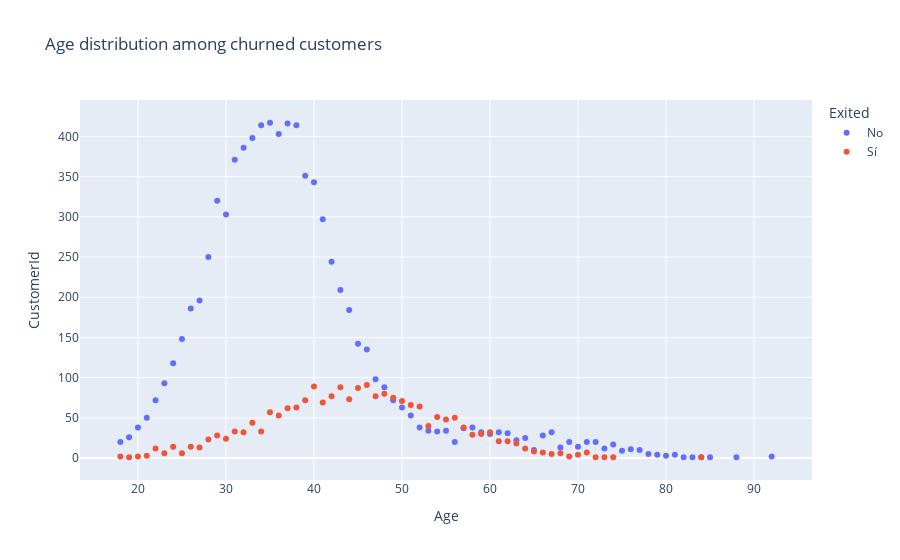

Here is the notebook cell this chart was saved with:
### Code cell
#creamos un gráfico para ver la relación entre la edad y los clientes que se fueron
fig = px.scatter(Age_df, x='Age', y='CustomerId', color='Exited', title='Age distribution among churned customers')
fig.show()

### Figure 1 — Plotly figure (JSON) as saved in the notebook; plotly's stock layout.template omitted (floating-point values rounded to 4 significant figures)
{"data": [{"hovertemplate": "Exited=No<br>Age=%{x}<br>CustomerId=%{y}<extra></extra>", "legendgroup": "No", "marker": {"color": "#636efa", "symbol": "circle"}, "mode": "markers", "name": "No", "orientation": "v", "showlegend": true, "type": "scatter", "x": [18, 19, 20, 21, 22, 23, 24, 25, 26, 27, 28, 29, 30, 31, 32, 33, 34, 35, 36, 37, 38, 39, 40, 41, 42, 43, 44, 45, 46, 47, 48, 49, 50, 51, 52, 53, 54, 55, 56, 57, 58, 59, 60, 61, 62, 63, 64, 65, 66, 67, 68, 69, 70, 71, 72, 73, 74, 75, 76, 77, 78, 79, 80, 81, 82, 83, 84, 85, 88, 92], "xaxis": "x", "y": [20, 26, 38, 50, 72, 93, 118, 148, 186, 196, 250, 320, 303, 371, 386, 398, 414, 417, 403, 416, 414, 351, 343, 297, 244, 209, 184, 142, 135, 98, 88, 72, 63, 53, 38, 34, 33, 34, 20, 37, 38, 32, 30, 32, 31, 22, 25, 10, 28, 32, 13, 20, 14, 20, 20, 12, 17, 9, 11, 10, 5, 4, 3, 4, 1, 1, 1, 1, 1, 2], "yaxis": "y"}, {"hovertemplate": "Exited=Sí<br>Age=%{x}<br>CustomerId=%{y}<extra></extra>", "legendgroup": "Sí", "marker": {"color": "#EF553B", "symbol": "circle"}, "mode": "markers", "name": "Sí", "orientation": "v", "showlegend": true, "type": "scatter", "x": [18, 19, 20, 21, 22, 23, 24, 25, 26, 27, 28, 29, 30, 31, 32, 33, 34, 35, 36, 37, 38, 39, 40, 41, 42, 43, 44, 45, 46, 47, 48, 49, 50, 51, 52, 53, 54, 55, 56, 57, 58, 59, 60, 61, 62, 63, 64, 65, 66, 67, 68, 69, 70, 71, 72, 73, 74, 84], "xaxis": "x", "y": [2, 1, 2, 3, 12, 6, 14, 6, 14, 13, 23, 28, 24, 33, 32, 44, 33, 57, 53, 62, 63, 72, 89, 69, 77, 88, 73, 87, 91, 77, 80, 75, 71, 66, 64, 40, 51, 48, 50, 38, 29, 30, 32, 21, 21, 18, 12, 8, 7, 5, 6, 2, 4, 7, 1, 1, 1, 1], "yaxis": "y"}], "layout": {"legend": {"title": {"text": "Exited"}, "tracegroupgap": 0}, "title": {"text": "Age distribution among churned customers"}, "xaxis": {"anchor": "y", "domain": [0, 1], "title": {"text": "Age"}}, "yaxis": {"anchor": "x", "domain": [0, 1], "title": {"text": "CustomerId"}}}}
